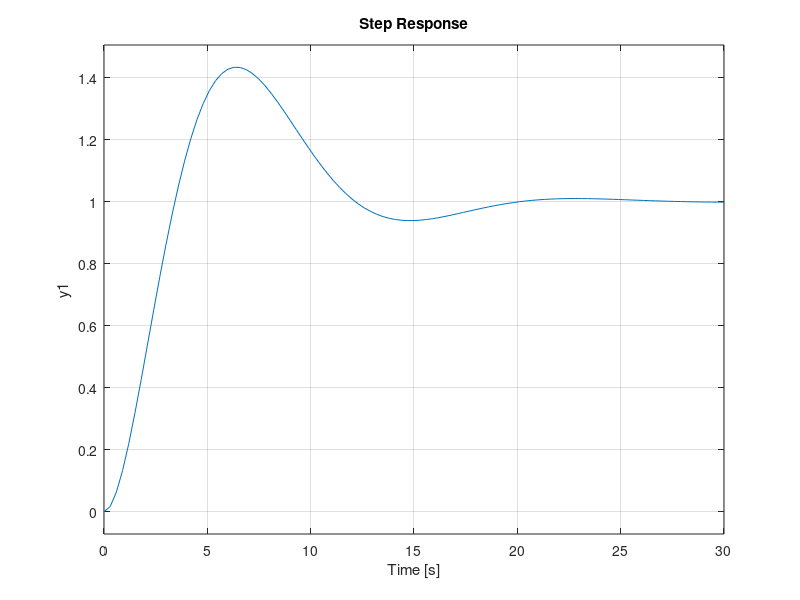

Source code (MATLAB): (Note: this script raises an error after producing the figure.)
Hf = tf(8.6,conv([0.01,1],[0.6,1]))*tf(2.4,conv([0.5,1],[50,1]));
T_sigma = 1.1100;
Hd = tf([4*T_sigma,1],conv([8*T_sigma^2,0,0],[T_sigma,1]));
Hc = Hd/Hf;
zpk(Hc)
Ho = feedback(Hd,1);

figure, step(Ho);
t = 0:0.01:10;
figure, lsim(t,t,t,Ho);
figure, bode(Hd);